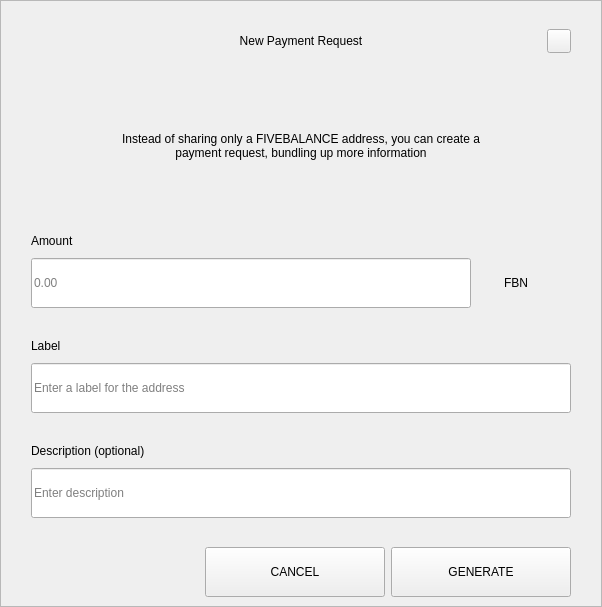
<?xml version="1.0" encoding="UTF-8"?>
<ui version="4.0">
 <class>RequestDialog</class>
 <widget class="QDialog" name="RequestDialog">
  <property name="geometry">
   <rect>
    <x>0</x>
    <y>0</y>
    <width>602</width>
    <height>607</height>
   </rect>
  </property>
  <property name="windowTitle">
   <string>Dialog</string>
  </property>
  <layout class="QVBoxLayout" name="verticalLayout_5">
   <property name="spacing">
    <number>0</number>
   </property>
   <property name="leftMargin">
    <number>0</number>
   </property>
   <property name="topMargin">
    <number>0</number>
   </property>
   <property name="rightMargin">
    <number>0</number>
   </property>
   <property name="bottomMargin">
    <number>0</number>
   </property>
   <item>
    <widget class="QFrame" name="frame">
     <property name="styleSheet">
      <string notr="true"/>
     </property>
     <property name="frameShape">
      <enum>QFrame::StyledPanel</enum>
     </property>
     <property name="frameShadow">
      <enum>QFrame::Raised</enum>
     </property>
     <layout class="QVBoxLayout" name="verticalLayout_4" stretch="1,0,0">
      <property name="spacing">
       <number>0</number>
      </property>
      <property name="leftMargin">
       <number>30</number>
      </property>
      <property name="topMargin">
       <number>20</number>
      </property>
      <property name="rightMargin">
       <number>30</number>
      </property>
      <property name="bottomMargin">
       <number>0</number>
      </property>
      <item>
       <layout class="QHBoxLayout" name="horizontalLayout_3">
        <property name="spacing">
         <number>0</number>
        </property>
        <item>
         <spacer name="horizontalSpacer_21">
          <property name="orientation">
           <enum>Qt::Horizontal</enum>
          </property>
          <property name="sizeHint" stdset="0">
           <size>
            <width>40</width>
            <height>20</height>
           </size>
          </property>
         </spacer>
        </item>
        <item>
         <widget class="QLabel" name="labelTitle">
          <property name="minimumSize">
           <size>
            <width>0</width>
            <height>40</height>
           </size>
          </property>
          <property name="maximumSize">
           <size>
            <width>16777215</width>
            <height>40</height>
           </size>
          </property>
          <property name="styleSheet">
           <string notr="true">padding-left:24px;</string>
          </property>
          <property name="text">
           <string>New Payment Request</string>
          </property>
          <property name="alignment">
           <set>Qt::AlignCenter</set>
          </property>
          <property name="margin">
           <number>7</number>
          </property>
         </widget>
        </item>
        <item>
         <spacer name="horizontalSpacer">
          <property name="orientation">
           <enum>Qt::Horizontal</enum>
          </property>
          <property name="sizeHint" stdset="0">
           <size>
            <width>40</width>
            <height>20</height>
           </size>
          </property>
         </spacer>
        </item>
        <item>
         <widget class="QPushButton" name="btnEsc">
          <property name="minimumSize">
           <size>
            <width>24</width>
            <height>24</height>
           </size>
          </property>
          <property name="maximumSize">
           <size>
            <width>24</width>
            <height>24</height>
           </size>
          </property>
          <property name="focusPolicy">
           <enum>Qt::NoFocus</enum>
          </property>
          <property name="text">
           <string/>
          </property>
         </widget>
        </item>
       </layout>
      </item>
      <item>
       <widget class="QStackedWidget" name="stack">
        <property name="minimumSize">
         <size>
          <width>540</width>
          <height>0</height>
         </size>
        </property>
        <property name="maximumSize">
         <size>
          <width>540</width>
          <height>16777215</height>
         </size>
        </property>
        <property name="currentIndex">
         <number>0</number>
        </property>
        <widget class="QWidget" name="page_1">
         <property name="minimumSize">
          <size>
           <width>540</width>
           <height>0</height>
          </size>
         </property>
         <property name="maximumSize">
          <size>
           <width>540</width>
           <height>16777215</height>
          </size>
         </property>
         <layout class="QVBoxLayout" name="layout1">
          <property name="spacing">
           <number>0</number>
          </property>
          <property name="leftMargin">
           <number>0</number>
          </property>
          <property name="topMargin">
           <number>0</number>
          </property>
          <property name="rightMargin">
           <number>0</number>
          </property>
          <property name="bottomMargin">
           <number>0</number>
          </property>
          <item>
           <spacer name="verticalSpacer_21">
            <property name="orientation">
             <enum>Qt::Vertical</enum>
            </property>
            <property name="sizeType">
             <enum>QSizePolicy::Fixed</enum>
            </property>
            <property name="sizeHint" stdset="0">
             <size>
              <width>20</width>
              <height>30</height>
             </size>
            </property>
           </spacer>
          </item>
          <item alignment="Qt::AlignHCenter">
           <widget class="QLabel" name="labelMessage">
            <property name="minimumSize">
             <size>
              <width>400</width>
              <height>50</height>
             </size>
            </property>
            <property name="text">
             <string>Instead of sharing only a FIVEBALANCE address, you can create a payment request, bundling up more information</string>
            </property>
            <property name="alignment">
             <set>Qt::AlignCenter</set>
            </property>
            <property name="wordWrap">
             <bool>true</bool>
            </property>
           </widget>
          </item>
          <item alignment="Qt::AlignBottom">
           <widget class="QWidget" name="containerAmount" native="true">
            <layout class="QVBoxLayout" name="verticalLayout">
             <property name="spacing">
              <number>9</number>
             </property>
             <property name="leftMargin">
              <number>0</number>
             </property>
             <property name="topMargin">
              <number>0</number>
             </property>
             <property name="rightMargin">
              <number>0</number>
             </property>
             <property name="bottomMargin">
              <number>0</number>
             </property>
             <item>
              <widget class="QLabel" name="labelSubtitleAmount">
               <property name="minimumSize">
                <size>
                 <width>350</width>
                 <height>16</height>
                </size>
               </property>
               <property name="maximumSize">
                <size>
                 <width>16777215</width>
                 <height>16</height>
                </size>
               </property>
               <property name="text">
                <string>Amount</string>
               </property>
              </widget>
             </item>
             <item alignment="Qt::AlignTop">
              <widget class="QWidget" name="layoutAmount" native="true">
               <layout class="QHBoxLayout" name="horizontalLayout" stretch="2,0">
                <property name="spacing">
                 <number>0</number>
                </property>
                <property name="leftMargin">
                 <number>0</number>
                </property>
                <property name="topMargin">
                 <number>0</number>
                </property>
                <property name="rightMargin">
                 <number>0</number>
                </property>
                <property name="bottomMargin">
                 <number>0</number>
                </property>
                <item>
                 <widget class="QLineEdit" name="lineEditAmount">
                  <property name="minimumSize">
                   <size>
                    <width>0</width>
                    <height>50</height>
                   </size>
                  </property>
                  <property name="maximumSize">
                   <size>
                    <width>16777215</width>
                    <height>50</height>
                   </size>
                  </property>
                  <property name="placeholderText">
                   <string notr="true">0.00</string>
                  </property>
                 </widget>
                </item>
                <item>
                 <widget class="QWidget" name="comboContainer" native="true">
                  <property name="minimumSize">
                   <size>
                    <width>100</width>
                    <height>50</height>
                   </size>
                  </property>
                  <property name="maximumSize">
                   <size>
                    <width>16777215</width>
                    <height>50</height>
                   </size>
                  </property>
                  <layout class="QHBoxLayout" name="horizontalLayout_31">
                   <property name="spacing">
                    <number>0</number>
                   </property>
                   <property name="leftMargin">
                    <number>0</number>
                   </property>
                   <property name="topMargin">
                    <number>0</number>
                   </property>
                   <property name="rightMargin">
                    <number>10</number>
                   </property>
                   <property name="bottomMargin">
                    <number>0</number>
                   </property>
                   <item>
                    <widget class="QLabel" name="comboBoxCoin">
                     <property name="text">
                      <string>FBN</string>
                     </property>
                     <property name="alignment">
                      <set>Qt::AlignCenter</set>
                     </property>
                    </widget>
                   </item>
                  </layout>
                 </widget>
                </item>
               </layout>
              </widget>
             </item>
            </layout>
           </widget>
          </item>
          <item>
           <spacer name="verticalSpacer_31">
            <property name="orientation">
             <enum>Qt::Vertical</enum>
            </property>
            <property name="sizeType">
             <enum>QSizePolicy::Fixed</enum>
            </property>
            <property name="sizeHint" stdset="0">
             <size>
              <width>20</width>
              <height>30</height>
             </size>
            </property>
           </spacer>
          </item>
          <item>
           <layout class="QVBoxLayout" name="verticalLayoutLabel">
            <property name="spacing">
             <number>9</number>
            </property>
            <item>
             <widget class="QLabel" name="labelSubtitleLabel">
              <property name="minimumSize">
               <size>
                <width>0</width>
                <height>16</height>
               </size>
              </property>
              <property name="maximumSize">
               <size>
                <width>16777215</width>
                <height>16</height>
               </size>
              </property>
              <property name="text">
               <string>Label</string>
              </property>
             </widget>
            </item>
            <item>
             <widget class="QLineEdit" name="lineEditLabel">
              <property name="minimumSize">
               <size>
                <width>0</width>
                <height>50</height>
               </size>
              </property>
              <property name="maximumSize">
               <size>
                <width>16777215</width>
                <height>50</height>
               </size>
              </property>
              <property name="placeholderText">
               <string>Enter a label for the address</string>
              </property>
             </widget>
            </item>
           </layout>
          </item>
          <item>
           <spacer name="verticalSpacer_34">
            <property name="orientation">
             <enum>Qt::Vertical</enum>
            </property>
            <property name="sizeType">
             <enum>QSizePolicy::Fixed</enum>
            </property>
            <property name="sizeHint" stdset="0">
             <size>
              <width>20</width>
              <height>30</height>
             </size>
            </property>
           </spacer>
          </item>
          <item>
           <layout class="QVBoxLayout" name="verticalLayoutDescription">
            <property name="spacing">
             <number>9</number>
            </property>
            <item>
             <widget class="QLabel" name="labelSubtitleDescription">
              <property name="minimumSize">
               <size>
                <width>0</width>
                <height>16</height>
               </size>
              </property>
              <property name="maximumSize">
               <size>
                <width>16777215</width>
                <height>16</height>
               </size>
              </property>
              <property name="text">
               <string>Description (optional)</string>
              </property>
             </widget>
            </item>
            <item>
             <widget class="QLineEdit" name="lineEditDescription">
              <property name="minimumSize">
               <size>
                <width>0</width>
                <height>50</height>
               </size>
              </property>
              <property name="maximumSize">
               <size>
                <width>16777215</width>
                <height>50</height>
               </size>
              </property>
              <property name="placeholderText">
               <string>Enter description</string>
              </property>
             </widget>
            </item>
            <item>
             <spacer name="verticalSpacer_4">
              <property name="orientation">
               <enum>Qt::Vertical</enum>
              </property>
              <property name="sizeType">
               <enum>QSizePolicy::Fixed</enum>
              </property>
              <property name="sizeHint" stdset="0">
               <size>
                <width>20</width>
                <height>20</height>
               </size>
              </property>
             </spacer>
            </item>
           </layout>
          </item>
         </layout>
        </widget>
        <widget class="QWidget" name="page_2">
         <layout class="QVBoxLayout" name="layout2">
          <item>
           <spacer name="verticalSpacer_5">
            <property name="orientation">
             <enum>Qt::Vertical</enum>
            </property>
            <property name="sizeType">
             <enum>QSizePolicy::Fixed</enum>
            </property>
            <property name="sizeHint" stdset="0">
             <size>
              <width>20</width>
              <height>50</height>
             </size>
            </property>
           </spacer>
          </item>
          <item alignment="Qt::AlignHCenter">
           <widget class="QLabel" name="labelQrImg">
            <property name="minimumSize">
             <size>
              <width>260</width>
              <height>260</height>
             </size>
            </property>
            <property name="maximumSize">
             <size>
              <width>260</width>
              <height>260</height>
             </size>
            </property>
            <property name="text">
             <string/>
            </property>
            <property name="alignment">
             <set>Qt::AlignCenter</set>
            </property>
           </widget>
          </item>
          <item>
           <spacer name="verticalSpacer_2">
            <property name="orientation">
             <enum>Qt::Vertical</enum>
            </property>
            <property name="sizeType">
             <enum>QSizePolicy::Fixed</enum>
            </property>
            <property name="sizeHint" stdset="0">
             <size>
              <width>20</width>
              <height>30</height>
             </size>
            </property>
           </spacer>
          </item>
          <item alignment="Qt::AlignHCenter">
           <widget class="QLabel" name="labelAddress">
            <property name="text">
             <string>D7VFR83SQbiezrW72hjcWJtcfip5krte2Z </string>
            </property>
           </widget>
          </item>
          <item>
           <spacer name="verticalSpacer_32">
            <property name="orientation">
             <enum>Qt::Vertical</enum>
            </property>
            <property name="sizeType">
             <enum>QSizePolicy::Expanding</enum>
            </property>
            <property name="sizeHint" stdset="0">
             <size>
              <width>20</width>
              <height>20</height>
             </size>
            </property>
           </spacer>
          </item>
          <item>
           <layout class="QHBoxLayout" name="horizontal">
            <property name="leftMargin">
             <number>20</number>
            </property>
            <property name="rightMargin">
             <number>20</number>
            </property>
            <property name="bottomMargin">
             <number>20</number>
            </property>
            <item>
             <spacer name="horizontalSpacer_4">
              <property name="orientation">
               <enum>Qt::Horizontal</enum>
              </property>
              <property name="sizeHint" stdset="0">
               <size>
                <width>40</width>
                <height>20</height>
               </size>
              </property>
             </spacer>
            </item>
            <item>
             <widget class="QPushButton" name="btnCopyAddress">
              <property name="minimumSize">
               <size>
                <width>180</width>
                <height>50</height>
               </size>
              </property>
              <property name="text">
               <string>COPY ADDRESS</string>
              </property>
             </widget>
            </item>
            <item>
             <widget class="QPushButton" name="btnCopyUrl">
              <property name="minimumSize">
               <size>
                <width>180</width>
                <height>50</height>
               </size>
              </property>
              <property name="text">
               <string>COPY URL</string>
              </property>
             </widget>
            </item>
            <item>
             <spacer name="horizontalSpacer_2">
              <property name="orientation">
               <enum>Qt::Horizontal</enum>
              </property>
              <property name="sizeHint" stdset="0">
               <size>
                <width>40</width>
                <height>20</height>
               </size>
              </property>
             </spacer>
            </item>
           </layout>
          </item>
         </layout>
        </widget>
       </widget>
      </item>
      <item>
       <widget class="QWidget" name="buttonsStack" native="true">
        <layout class="QHBoxLayout" name="horizontalLayout_5">
         <property name="leftMargin">
          <number>20</number>
         </property>
         <property name="rightMargin">
          <number>0</number>
         </property>
         <item>
          <spacer name="horizontalSpacer_41">
           <property name="orientation">
            <enum>Qt::Horizontal</enum>
           </property>
           <property name="sizeHint" stdset="0">
            <size>
             <width>40</width>
             <height>20</height>
            </size>
           </property>
          </spacer>
         </item>
         <item>
          <widget class="QPushButton" name="btnCancel">
           <property name="minimumSize">
            <size>
             <width>180</width>
             <height>50</height>
            </size>
           </property>
           <property name="focusPolicy">
            <enum>Qt::NoFocus</enum>
           </property>
           <property name="text">
            <string>CANCEL</string>
           </property>
          </widget>
         </item>
         <item>
          <widget class="QPushButton" name="btnSave">
           <property name="minimumSize">
            <size>
             <width>180</width>
             <height>50</height>
            </size>
           </property>
           <property name="focusPolicy">
            <enum>Qt::NoFocus</enum>
           </property>
           <property name="text">
            <string>GENERATE</string>
           </property>
          </widget>
         </item>
        </layout>
       </widget>
      </item>
     </layout>
    </widget>
   </item>
  </layout>
 </widget>
 <resources/>
 <connections/>
</ui>
